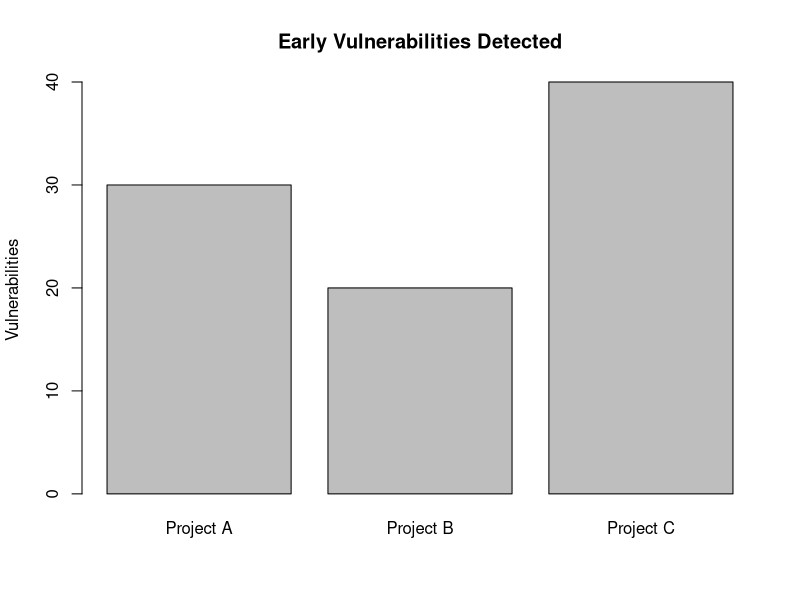

Write R code to recreate this figure.
# Q34 - Shift Left Security

project <- c("Project A", "Project B", "Project C")

early_detected <- c(30, 20, 40)
fixed <- c(25, 15, 35)
coverage <- c(90, 70, 95)
failed_gates <- c(2, 5, 1)
remediation_time <- c(3, 6, 2)
deployment_block <- c(10, 25, 5)

data <- data.frame(
  Project = project,
  Early_Detected = early_detected,
  Fixed = fixed,
  Coverage = coverage,
  Failed_Gates = failed_gates,
  Remediation_Time = remediation_time,
  Deployment_Block = deployment_block
)

print(data)

# Graph
barplot(data$Early_Detected,
        names.arg = data$Project,
        main = "Early Vulnerabilities Detected",
        ylab = "Vulnerabilities")
